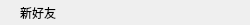
<?xml version="1.0" encoding="UTF-8"?>
<ui version="4.0">
 <class>GroupTipItem</class>
 <widget class="QWidget" name="GroupTipItem">
  <property name="geometry">
   <rect>
    <x>0</x>
    <y>0</y>
    <width>250</width>
    <height>25</height>
   </rect>
  </property>
  <property name="minimumSize">
   <size>
    <width>250</width>
    <height>25</height>
   </size>
  </property>
  <property name="maximumSize">
   <size>
    <width>250</width>
    <height>25</height>
   </size>
  </property>
  <property name="windowTitle">
   <string>Form</string>
  </property>
  <layout class="QVBoxLayout" name="verticalLayout">
   <property name="spacing">
    <number>0</number>
   </property>
   <property name="leftMargin">
    <number>20</number>
   </property>
   <property name="topMargin">
    <number>0</number>
   </property>
   <property name="rightMargin">
    <number>0</number>
   </property>
   <property name="bottomMargin">
    <number>0</number>
   </property>
   <item>
    <widget class="QLabel" name="label">
     <property name="text">
      <string>新好友</string>
     </property>
    </widget>
   </item>
  </layout>
 </widget>
 <resources/>
 <connections/>
</ui>
